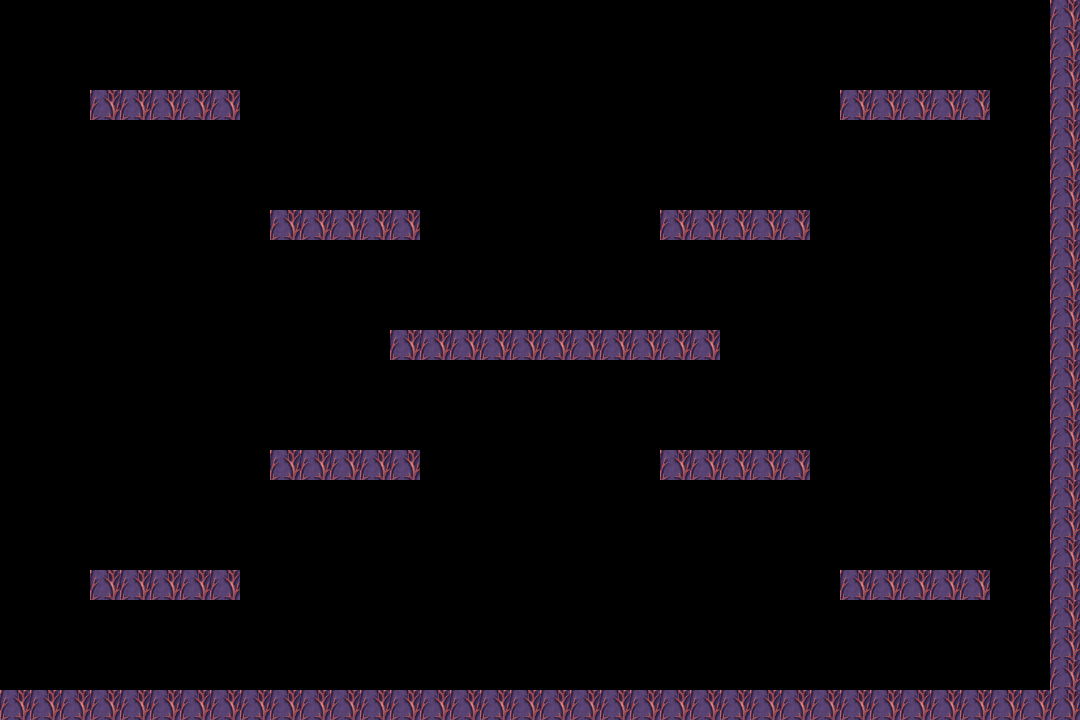

Tiled map render using the project's own tile images. Description and the map definition, with tile-layer contents summarised, below:
An orthogonal 36x24 tile map with 30x30 px tiles, 5 tile layers (Wall, Edge1, Edge2, Gate, ...) and 2 objects.

<map version="1.10" tiledversion="1.10.1" orientation="orthogonal" renderorder="right-down" width="36" height="24" tilewidth="30" tileheight="30" infinite="0" nextlayerid="10" nextobjectid="3">
 <tileset firstgid="1" source="Outside_A4.tsx" />
 <layer id="1" name="Wall" width="36" height="24">
  <data>[864 cells, 110 non-empty, 1 distinct tile ids]</data>
 </layer>
 <layer id="3" name="Edge1" width="36" height="24">
  <data>[864 cells, 9 non-empty, 1 distinct tile ids]</data>
 </layer>
 <layer id="4" name="Edge2" width="36" height="24">
  <data>[864 cells, 9 non-empty, 1 distinct tile ids]</data>
 </layer>
 <layer id="5" name="Gate" width="36" height="24">
  <data>[864 cells, 0 non-empty, 0 distinct tile ids]</data>
 </layer>
 <layer id="2" name="Brick" width="36" height="24">
  <data>[864 cells, 51 non-empty, 1 distinct tile ids]</data>
 </layer>
 <objectgroup id="7" name="enemy1">
  <object id="1" x="408" y="288" width="276" height="36" />
 </objectgroup>
 <objectgroup id="8" name="Player">
  <object id="2" x="44" y="653.333" />
 </objectgroup>
 <objectgroup id="9" name="Boss1" />
</map>
